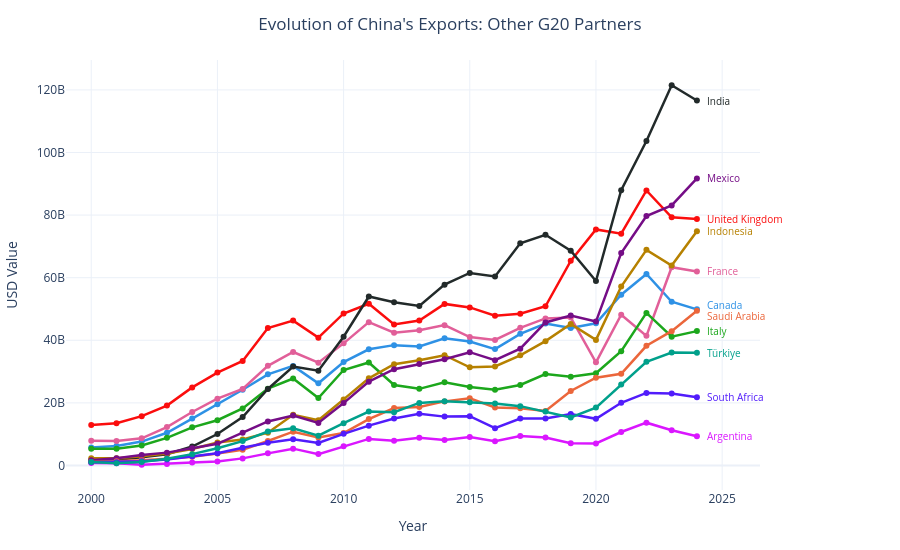

Source (notebook cell):
### Code cell
#Exportação china para g20 (demais países)

import plotly.graph_objs as go
import plotly.express as px

#separação demais países
grupo_restante_iso = ['CAN', 'FRA', 'ITA', 'GBR', 'ARG', 'IND', 'IDN', 'MEX', 'SAU', 'ZAF', 'TUR', 'EUU']


#visualização
cores_restante = px.colors.qualitative.Dark24

ultimos_valores = []
for iso in grupo_restante_iso:
    df_pais = evolucao_g20[evolucao_g20['partner_iso3_code'] == iso]
    if not df_pais.empty:
        df_pais = df_pais.sort_values('year')
        val = df_pais['export_value'].iloc[-1]
        nome = df_pais['Pais'].iloc[0]
        ultimos_valores.append({'iso': iso, 'val_real': val, 'val_ajustado': val, 'nome': nome})

ultimos_valores.sort(key=lambda x: x['val_real'])


distancia_minima = 3.5 * 10**9 

for _ in range(300):
    for i in range(len(ultimos_valores) - 1):
        if (ultimos_valores[i+1]['val_ajustado'] - ultimos_valores[i]['val_ajustado']) < distancia_minima:
            sobreposicao = distancia_minima - (ultimos_valores[i+1]['val_ajustado'] - ultimos_valores[i]['val_ajustado'])
            ultimos_valores[i]['val_ajustado'] -= sobreposicao / 2
            ultimos_valores[i+1]['val_ajustado'] += sobreposicao / 2
            
posicoes_ajustadas = {item['iso']: item['val_ajustado'] for item in ultimos_valores}


fig2 = go.Figure()

for i, iso in enumerate(grupo_restante_iso):
    df_pais = evolucao_g20[evolucao_g20['partner_iso3_code'] == iso].sort_values('year')
    
    if not df_pais.empty:
        nome_pais = df_pais['Pais'].iloc[0]
        cor = cores_restante[i % len(cores_restante)]
        
    
        fig2.add_trace(
            go.Scatter(
                x=df_pais['year'], 
                y=df_pais['export_value'],
                name=nome_pais, 
                mode='lines+markers', 
                line=dict(color=cor, width=2.5),
                showlegend=False))
        
        
        fig2.add_annotation(
            x=df_pais['year'].iloc[-1], 
            y=posicoes_ajustadas[iso],
            text=nome_pais, 
            showarrow=False, 
            xanchor='left', 
            yanchor='middle',
            xshift=8, 
            font=dict(color=cor, size=10))


fig2.update_layout(
    title=dict(text="Evolution of China's Exports: Other G20 Partners", x=0.5),
    template="plotly_white",
    height=550, 
    hovermode="x unified",
    margin=dict(r=140, l=60, t=60, b=60))

fig2.update_yaxes(title_text="USD Value")
fig2.update_xaxes(title_text="Year", range=[1999, 2026.5], rangeslider_visible=False)

fig2.show()

### Figure 1 — Plotly figure (JSON) as saved in the notebook; plotly's stock layout.template omitted (floating-point values rounded to 4 significant figures)
{"data": [{"line": {"color": "#2E91E5", "width": 2.5}, "mode": "lines+markers", "name": "Canada", "showlegend": false, "type": "scatter", "x": [2000, 2001, 2002, 2003, 2004, 2005, 2006, 2007, 2008, 2009, 2010, 2011, 2012, 2013, 2014, 2015, 2016, 2017, 2018, 2019, 2020, 2021, 2022, 2023, 2024], "y": [5729445971, 6204764332, 7637435633, 10456075902, 14982185621, 19539145988, 24177317359, 29118544404, 31813533087, 26250100429, 33020704574, 37113758952, 38446889556, 38007434881, 40659815814, 39581910171, 37187517953, 42053064995, 45342443578, 43893018076, 45433425513, 54540910460, 61196105648, 52306500372, 49880937206]}, {"line": {"color": "#E15F99", "width": 2.5}, "mode": "lines+markers", "name": "France", "showlegend": false, "type": "scatter", "x": [2000, 2001, 2002, 2003, 2004, 2005, 2006, 2007, 2008, 2009, 2010, 2011, 2012, 2013, 2014, 2015, 2016, 2017, 2018, 2019, 2020, 2021, 2022, 2023, 2024], "y": [7873739855, 7808841728, 8661597571, 12279815674, 17079480725, 21340494469, 24431236075, 31831887321, 36251904586, 32845755975, 39017876214, 45793561125, 42400929239, 43181418797, 44841085311, 41010763868, 40118972980, 43982487911, 46981289229, 47294597159, 32962452000, 48171944908, 41418036517, 63336180497, 61983514562]}, {"line": {"color": "#1CA71C", "width": 2.5}, "mode": "lines+markers", "name": "Italy", "showlegend": false, "type": "scatter", "x": [2000, 2001, 2002, 2003, 2004, 2005, 2006, 2007, 2008, 2009, 2010, 2011, 2012, 2013, 2014, 2015, 2016, 2017, 2018, 2019, 2020, 2021, 2022, 2023, 2024], "y": [5310644985, 5373057554, 6388839473, 8815154826, 12176776331, 14457217909, 18237128591, 24523904022, 27770186844, 21564691852, 30509279979, 32909643722, 25706247671, 24480972519, 26611988249, 25053259591, 24204151830, 25727150060, 29184381644, 28364193642, 29477014342, 36515192502, 48752049854, 41166451529, 42931063062]}, {"line": {"color": "#FB0D0D", "width": 2.5}, "mode": "lines+markers", "name": "United Kingdom", "showlegend": false, "type": "scatter", "x": [2000, 2001, 2002, 2003, 2004, 2005, 2006, 2007, 2008, 2009, 2010, 2011, 2012, 2013, 2014, 2015, 2016, 2017, 2018, 2019, 2020, 2021, 2022, 2023, 2024], "y": [12942203239, 13475290744, 15746303622, 19139587867, 24937475293, 29678499546, 33396294370, 43896516490, 46283421959, 40840165915, 48570085861, 51662226855, 45065457203, 46312710226, 51625334515, 50494932374, 47829089137, 48468013307, 50862574007, 65380533267, 75407991555, 74057379682, 87873390733, 79314904126, 78774356680]}, {"line": {"color": "#DA16FF", "width": 2.5}, "mode": "lines+markers", "name": "Argentina", "showlegend": false, "type": "scatter", "x": [2000, 2001, 2002, 2003, 2004, 2005, 2006, 2007, 2008, 2009, 2010, 2011, 2012, 2013, 2014, 2015, 2016, 2017, 2018, 2019, 2020, 2021, 2022, 2023, 2024], "y": [775768369, 729877037, 226551097, 488003397, 952130686, 1287328718, 2260819847, 3863172851, 5370949720, 3629543212, 6116759720, 8484635043, 7895546513, 8878927932, 8147308520, 9111836259, 7772811720, 9416585153, 8944246717, 7124111259, 7013521999, 10686927292, 13670691151, 11251577988, 9321968068]}, {"line": {"color": "#222A2A", "width": 2.5}, "mode": "lines+markers", "name": "India", "showlegend": false, "type": "scatter", "x": [2000, 2001, 2002, 2003, 2004, 2005, 2006, 2007, 2008, 2009, 2010, 2011, 2012, 2013, 2014, 2015, 2016, 2017, 2018, 2019, 2020, 2021, 2022, 2023, 2024], "y": [1483857972, 1833353572, 2625410529, 3572667759, 6041725623, 10048360558, 15485929528, 24449340456, 31585931268, 30284104789, 41132914545, 53991389598, 52145663662, 50957254927, 57774634088, 61505132972, 60394383746, 70975142795, 73699941774, 68613540535, 58947594556, 87956983153, 103689172596, 121489680940, 116601432864]}, {"line": {"color": "#B68100", "width": 2.5}, "mode": "lines+markers", "name": "Indonesia", "showlegend": false, "type": "scatter", "x": [2000, 2001, 2002, 2003, 2004, 2005, 2006, 2007, 2008, 2009, 2010, 2011, 2012, 2013, 2014, 2015, 2016, 2017, 2018, 2019, 2020, 2021, 2022, 2023, 2024], "y": [2339657674, 2277483226, 2920144439, 3840765135, 5233643485, 7314018037, 8267739104, 10478560351, 16201949297, 14421575950, 21115319704, 27854743508, 32349336498, 33630453355, 35224815631, 31357904852, 31624403779, 35190952849, 39723970521, 45225239980, 40122953646, 57159164534, 68887184364, 63865264636, 74868321662]}, {"line": {"color": "#750D86", "width": 2.5}, "mode": "lines+markers", "name": "Mexico", "showlegend": false, "type": "scatter", "x": [2000, 2001, 2002, 2003, 2004, 2005, 2006, 2007, 2008, 2009, 2010, 2011, 2012, 2013, 2014, 2015, 2016, 2017, 2018, 2019, 2020, 2021, 2022, 2023, 2024], "y": [1643688975, 2274962823, 3340753955, 4099875120, 5504456546, 6907722839, 10486265640, 14064405317, 15945932622, 13591859533, 19933650640, 26775015044, 30757131790, 32400093880, 33953728217, 36196680616, 33635960721, 37298955918, 45703330928, 47909404472, 45979549573, 67882294851, 79700596174, 83099756881, 91719754512]}, {"line": {"color": "#EB663B", "width": 2.5}, "mode": "lines+markers", "name": "Saudi Arabia", "showlegend": false, "type": "scatter", "x": [2000, 2001, 2002, 2003, 2004, 2005, 2006, 2007, 2008, 2009, 2010, 2011, 2012, 2013, 2014, 2015, 2016, 2017, 2018, 2019, 2020, 2021, 2022, 2023, 2024], "y": [1141945321, 1347060760, 1668851811, 2136708311, 2763089600, 3815845331, 5045631976, 7809209614, 10789366843, 8969527411, 10350590983, 14806716369, 18355901825, 18652142594, 20474976843, 21471218351, 18543758368, 18298040666, 17429448980, 23815178777, 28036577874, 29297996980, 38237052654, 42905806057, 49436014921]}, {"line": {"color": "#511CFB", "width": 2.5}, "mode": "lines+markers", "name": "South Africa", "showlegend": false, "type": "scatter", "x": [2000, 2001, 2002, 2003, 2004, 2005, 2006, 2007, 2008, 2009, 2010, 2011, 2012, 2013, 2014, 2015, 2016, 2017, 2018, 2019, 2020, 2021, 2022, 2023, 2024], "y": [1004119803, 1057705424, 1331826838, 1922311703, 2960718229, 3914445173, 5667907559, 7287299308, 8402301575, 7175873225, 10107175051, 12727807411, 15024806740, 16533138925, 15605430595, 15741904470, 11924977213, 15001564991, 15008141003, 16457440774, 14902963663, 20022830854, 23165176521, 22982791213, 21797846990]}, {"line": {"color": "#00A08B", "width": 2.5}, "mode": "lines+markers", "name": "Türkiye", "showlegend": false, "type": "scatter", "x": [2000, 2001, 2002, 2003, 2004, 2005, 2006, 2007, 2008, 2009, 2010, 2011, 2012, 2013, 2014, 2015, 2016, 2017, 2018, 2019, 2020, 2021, 2022, 2023, 2024], "y": [1100904172, 738365340, 1114605093, 2139240424, 3620677158, 5476945236, 7777197472, 10822707193, 11889838258, 9499791997, 13498195262, 17225751642, 16997613731, 19991449122, 20485303724, 20203753636, 19763632927, 18950938020, 17215322945, 15350406236, 18485043102, 25838691501, 33103721117, 36085280250, 35978737344]}], "layout": {"annotations": [{"font": {"color": "#2E91E5", "size": 10}, "showarrow": false, "text": "Canada", "x": 2024, "xanchor": "left", "xshift": 8, "y": 51410000000.0, "yanchor": "middle"}, {"font": {"color": "#E15F99", "size": 10}, "showarrow": false, "text": "France", "x": 2024, "xanchor": "left", "xshift": 8, "y": 61983514562, "yanchor": "middle"}, {"font": {"color": "#1CA71C", "size": 10}, "showarrow": false, "text": "Italy", "x": 2024, "xanchor": "left", "xshift": 8, "y": 42931063062, "yanchor": "middle"}, {"font": {"color": "#FB0D0D", "size": 10}, "showarrow": false, "text": "United Kingdom", "x": 2024, "xanchor": "left", "xshift": 8, "y": 78774356680, "yanchor": "middle"}, {"font": {"color": "#DA16FF", "size": 10}, "showarrow": false, "text": "Argentina", "x": 2024, "xanchor": "left", "xshift": 8, "y": 9321968068, "yanchor": "middle"}, {"font": {"color": "#222A2A", "size": 10}, "showarrow": false, "text": "India", "x": 2024, "xanchor": "left", "xshift": 8, "y": 116601432864, "yanchor": "middle"}, {"font": {"color": "#B68100", "size": 10}, "showarrow": false, "text": "Indonesia", "x": 2024, "xanchor": "left", "xshift": 8, "y": 74868321662, "yanchor": "middle"}, {"font": {"color": "#750D86", "size": 10}, "showarrow": false, "text": "Mexico", "x": 2024, "xanchor": "left", "xshift": 8, "y": 91719754512, "yanchor": "middle"}, {"font": {"color": "#EB663B", "size": 10}, "showarrow": false, "text": "Saudi Arabia", "x": 2024, "xanchor": "left", "xshift": 8, "y": 47910000000.0, "yanchor": "middle"}, {"font": {"color": "#511CFB", "size": 10}, "showarrow": false, "text": "South Africa", "x": 2024, "xanchor": "left", "xshift": 8, "y": 21797846990, "yanchor": "middle"}, {"font": {"color": "#00A08B", "size": 10}, "showarrow": false, "text": "Türkiye", "x": 2024, "xanchor": "left", "xshift": 8, "y": 35978737344, "yanchor": "middle"}], "height": 550, "hovermode": "x unified", "margin": {"b": 60, "l": 60, "r": 140, "t": 60}, "title": {"text": "Evolution of China's Exports: Other G20 Partners", "x": 0.5}, "xaxis": {"range": [1999, 2026.0], "rangeslider": {"visible": false}, "title": {"text": "Year"}}, "yaxis": {"title": {"text": "USD Value"}}}}
